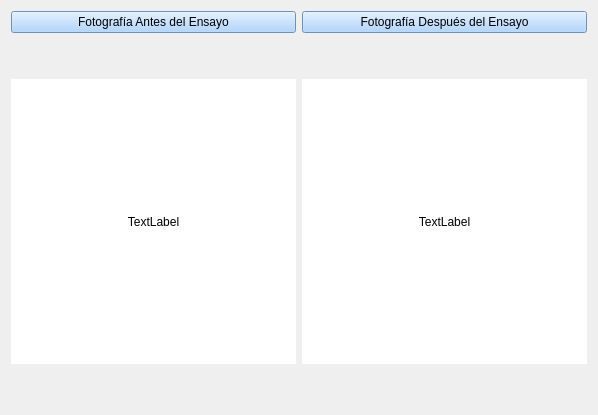
          <widget class="QWidget" name="tab_4">
           <attribute name="title">
            <string>Imágenes</string>
           </attribute>
           <layout class="QGridLayout" name="gridLayout_15">
            <item row="0" column="0">
             <layout class="QGridLayout" name="gridLayout_14">
              <item row="0" column="1">
               <widget class="QPushButton" name="pushButton_imagen_posterior">
                <property name="styleSheet">
                 <string notr="true">background-color: rgb(156, 201, 255);</string>
                </property>
                <property name="text">
                 <string>Fotografía Después del Ensayo</string>
                </property>
               </widget>
              </item>
              <item row="0" column="0">
               <widget class="QPushButton" name="pushButton_imagen_previa">
                <property name="styleSheet">
                 <string notr="true">border-bottom-color: rgb(0, 0, 0);
border-color: rgb(0, 0, 0);
border-top-color: rgb(0, 0, 0);

background-color: rgb(156, 201, 255);</string>
                </property>
                <property name="text">
                 <string>Fotografía Antes del Ensayo</string>
                </property>
               </widget>
              </item>
              <item row="3" column="1">
               <spacer name="verticalSpacer_8">
                <property name="orientation">
                 <enum>Qt::Vertical</enum>
                </property>
                <property name="sizeHint" stdset="0">
                 <size>
                  <width>20</width>
                  <height>40</height>
                 </size>
                </property>
               </spacer>
              </item>
              <item row="2" column="0">
               <widget class="QLabel" name="label_imagen_previa">
                <property name="minimumSize">
                 <size>
                  <width>285</width>
                  <height>285</height>
                 </size>
                </property>
                <property name="maximumSize">
                 <size>
                  <width>285</width>
                  <height>285</height>
                 </size>
                </property>
                <property name="styleSheet">
                 <string notr="true">background-color: rgb(255, 255, 255);</string>
                </property>
                <property name="text">
                 <string>TextLabel</string>
                </property>
                <property name="alignment">
                 <set>Qt::AlignCenter</set>
                </property>
               </widget>
              </item>
              <item row="1" column="0">
               <spacer name="verticalSpacer_5">
                <property name="orientation">
                 <enum>Qt::Vertical</enum>
                </property>
                <property name="sizeHint" stdset="0">
                 <size>
                  <width>20</width>
                  <height>40</height>
                 </size>
                </property>
               </spacer>
              </item>
              <item row="1" column="1">
               <spacer name="verticalSpacer_6">
                <property name="orientation">
                 <enum>Qt::Vertical</enum>
                </property>
                <property name="sizeHint" stdset="0">
                 <size>
                  <width>20</width>
                  <height>40</height>
                 </size>
                </property>
               </spacer>
              </item>
              <item row="2" column="1">
               <widget class="QLabel" name="label_imagen_posterior">
                <property name="minimumSize">
                 <size>
                  <width>285</width>
                  <height>285</height>
                 </size>
                </property>
                <property name="maximumSize">
                 <size>
                  <width>285</width>
                  <height>285</height>
                 </size>
                </property>
                <property name="styleSheet">
                 <string notr="true">background-color: rgb(255, 255, 255);</string>
                </property>
                <property name="text">
                 <string>TextLabel</string>
                </property>
                <property name="alignment">
                 <set>Qt::AlignCenter</set>
                </property>
               </widget>
              </item>
              <item row="3" column="0">
               <spacer name="verticalSpacer_7">
                <property name="orientation">
                 <enum>Qt::Vertical</enum>
                </property>
                <property name="sizeHint" stdset="0">
                 <size>
                  <width>20</width>
                  <height>40</height>
                 </size>
                </property>
               </spacer>
              </item>
             </layout>
            </item>
           </layout>
          </widget>
